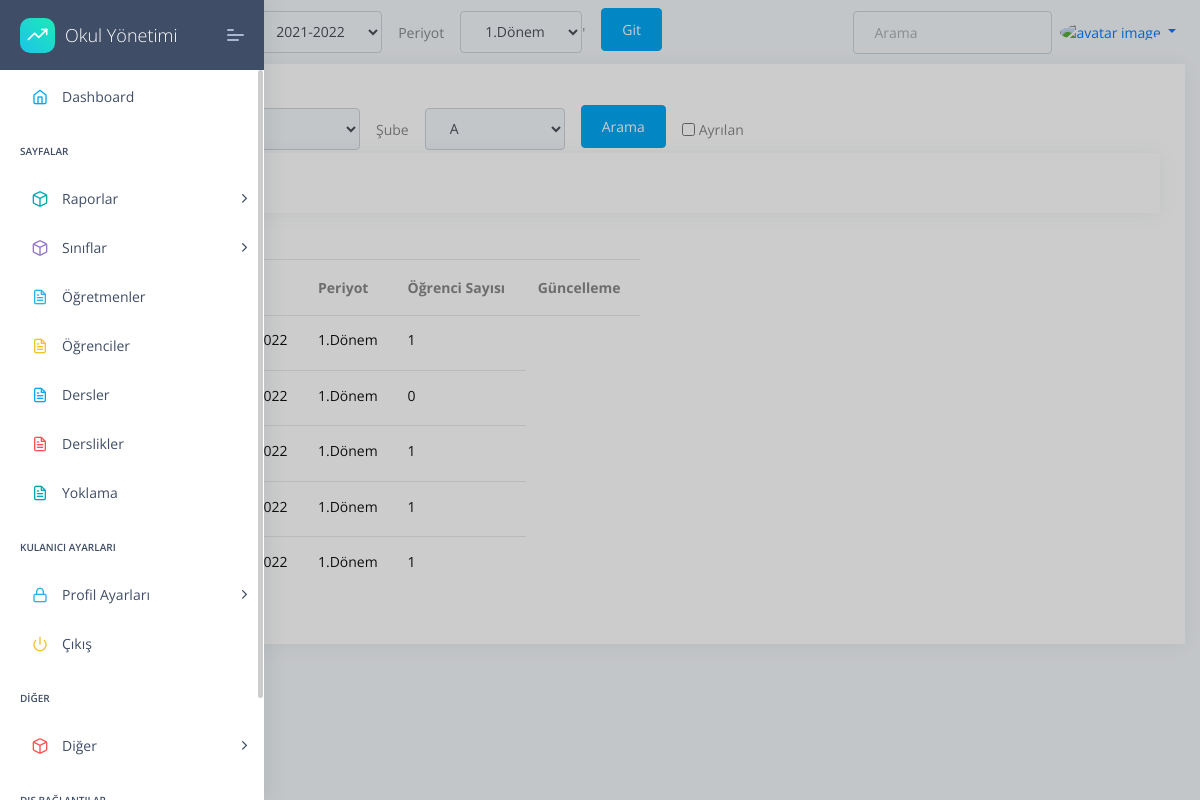
The app's page /classes/assign/ with its own data.
### apps/student/models.py (models this page shows, shortened)
class StudentList(models.Model):
    className=models.ForeignKey(Classes,on_delete=models.CASCADE)
    session=models.ForeignKey(Session,on_delete=models.CASCADE)
    periods=models.ForeignKey(Period,on_delete=models.CASCADE)
    students=models.ManyToManyField(Student,blank=True)
    teachers=models.ManyToManyField(Profil,blank=True,verbose_name="Sınıf Öğretmeni",related_name='teacher')
    class Meta:
        ordering = ('className',"session","periods",)

### apps/home/models.py (models this page shows)
class Period(models.Model):
    period=models.CharField(max_length=10,default="1.Dönem",unique=True)
    active=models.BooleanField(default=False)
    def __str__(self):
      return self.period

### apps/classes/views.py (the view)
# urls.py: path('assign/',views.StudentListDetailView.as_view(), name='classes-detail'),
class StudentListDetailView(ListView):
    model = StudentList
    template_name="clasess/cls-list.html"
    def get_context_data(self, **kwargs):
        context = super().get_context_data(**kwargs)
        context['classLevels']=ClassLevels.objects.all()
        context['sessions']=Session.objects.all()
        context['periods']=Period.objects.all()
        context['classNames']=ClassNames.objects.all()
        context['studentlist']=StudentList.objects.all()
        return context
    def get_queryset(self):
        queryset = {"studentlist": StudentList.objects.all()}
        sessionUpdate(self.request)
        session=Session.objects.get(active=True)
        period=Period.objects.get(active=True)
        className = self.request.GET.get("className")
        classLevel = self.request.GET.get("classLevel")
        query={}
        if className!="0" and className!=None:
            query['className__className__name__contains']=className
        else:
            query['className__className__name__contains']=""
        if classLevel!="0" and classLevel!=None:
            query['className__level__level__contains']=classLevel
        else:
            query['className__level__level__contains']=""
        query["session__session__contains"]=session
        query["periods__period__contains"]=period
        try:
            queryset = {"studentlist": StudentList.objects.filter(**query)}
        except:
            print("sorgu hatası")
        return queryset

### apps/classes/models.py (called while the page is built)
    def __str__(self):
        return self.level

    def __str__(self):
        return self.name

    def __str__(self):
        return self.level.level+self.className.name

### apps/home/models.py (called while the page is built)
    def __str__(self):
      return self.session

### apps/templates/clasess/cls-list.html (shortened to what this page needs)
{% extends "layouts/base.html" %}
{% block content %}
<div class="col-xl-12 col-md-6">
    <div class="card ">
        <div class="card-header">
            <h5>Liste Tablosu</h5>
            {% include 'student/filter.html' %}
        </div>
        <div class="row">
            <div class="col">
                <div class="card card-body">
                </div>
            </div>
        </div>
        <div class="card-block px-0 py-3 col-md-6">
            <div class="table-responsive">
                <table class="table table-hover">
                    <thead>
                        <tr>
                            <th scope="col">Sınıf Adı</th>
                            <th scope="col">Sezon</th>
                            <th scope="col">Periyot</th>
                            <th scope="col">Öğrenci Sayısı</th>
                            <th scope="col">Güncelleme</th>
                        </tr>
                    </thead>
                    <tbody>
                        {% for studentlist in object_list.studentlist %}
                        <tr class="unread">
                            <td title="Sınıf">
                                <h6 class="mb-1">{{studentlist.className}} </h6>
                            </td>
                            <td title="Sezon">
                                <h6 class="mb-1">{{studentlist.session}} </h6>
                            </td>
                            <td title="Period">
                                <h6 class="mb-1">{{studentlist.periods}} </h6>
                            </td>
                            <td title="Period">
                                <h6 class="mb-1">{{studentlist.students.count}} </h6>
                            </td>
                        </tr>
                        {% endfor %}
                    </tbody>
                </table>
            </div>
        </div>
    </div>
</div>
{% endblock content %}

### records on screen
StudentList: periods "1.Dönem", students.count "1"
StudentList: periods "1.Dönem", students.count "0"
StudentList: periods "1.Dönem", students.count "1"
StudentList: periods "1.Dönem", students.count "1"
StudentList: periods "1.Dönem", students.count "1"

### other values on screen
form field sessionID "2021-2022"
form field periodID "1.Dönem"
form field classLevel "9"
form field className "A"
